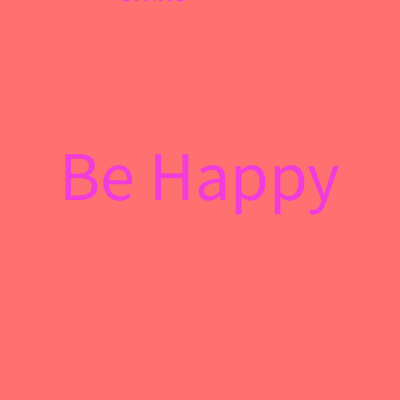
Frame 1 (no input)
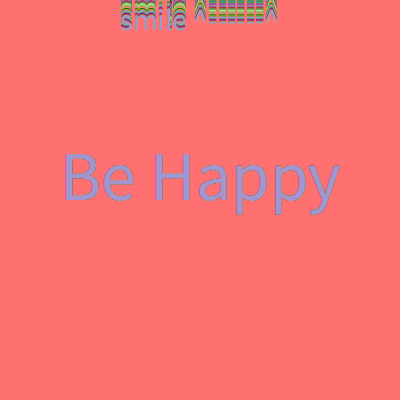
Frame 60 (the mouse pressed at the canvas centre just before this capture)
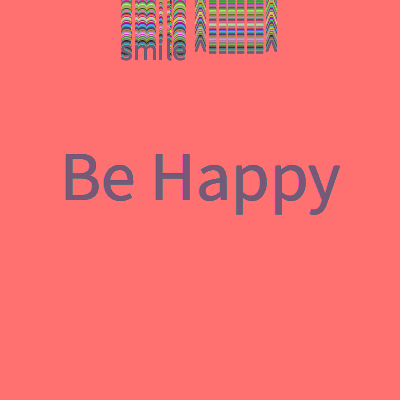
Frame 120 (the mouse held since frame 60 and released just before this capture)

The Processing sketch that drew these frames (run headless with seeded random() and noise(); from frame 60 on, the mouse is pressed at the canvas centre):

// Processing sketch: processing_87301
// ── processing_87301.pde

//Ji-Young Lee
//jiyoung3@andrew.cmu.edu
//copyrights @ JIYOUNG LEE
//HW4


float x,y,wd,ht,d1,d2,z;
 
 
int value = 0;
 
void setup()
{
 
  size(400,400);
  background(255,113,113);
  x=width/2;
  y=height/2;
  wd=random(10,400);
  ht=random(10,400);
  d1=20;
  d2=20;
  z=50;
}
 
void draw()
{
   
   fill(random(255),random(255),random(255));
   textAlign(CENTER);
   textSize(70);
   strokeWeight(2);
   
   text("Be Happy", 200, 200);
   
   //text("Be Happy", mouseX, mouseY,500,500);
    
   textAlign(CENTER);
 textSize(30);
 strokeWeight(2);
 stroke(20);
 text("smile ^------^",200,frameCount%height*0.5,70);
 
 
 
}
 
void mouseDragged()
{
  noStroke();
  fill(random(255),random(255),random(255),80);
  ellipse(mouseX,mouseY,d1,d2);
  strokeWeight(1.5);
}
 
void keyPressed()
{
  if( key==' ')
  {
    background(random(500),random(500),random(500));
    fill(random(255),random(255),random(255));
  }
  if(key=='b')
  {
    d1=d1+z;
    d2=d2+z;
  }
  if (key=='s')
  {
    d1=d1-z;
    d2=d2-z;
  }
}
